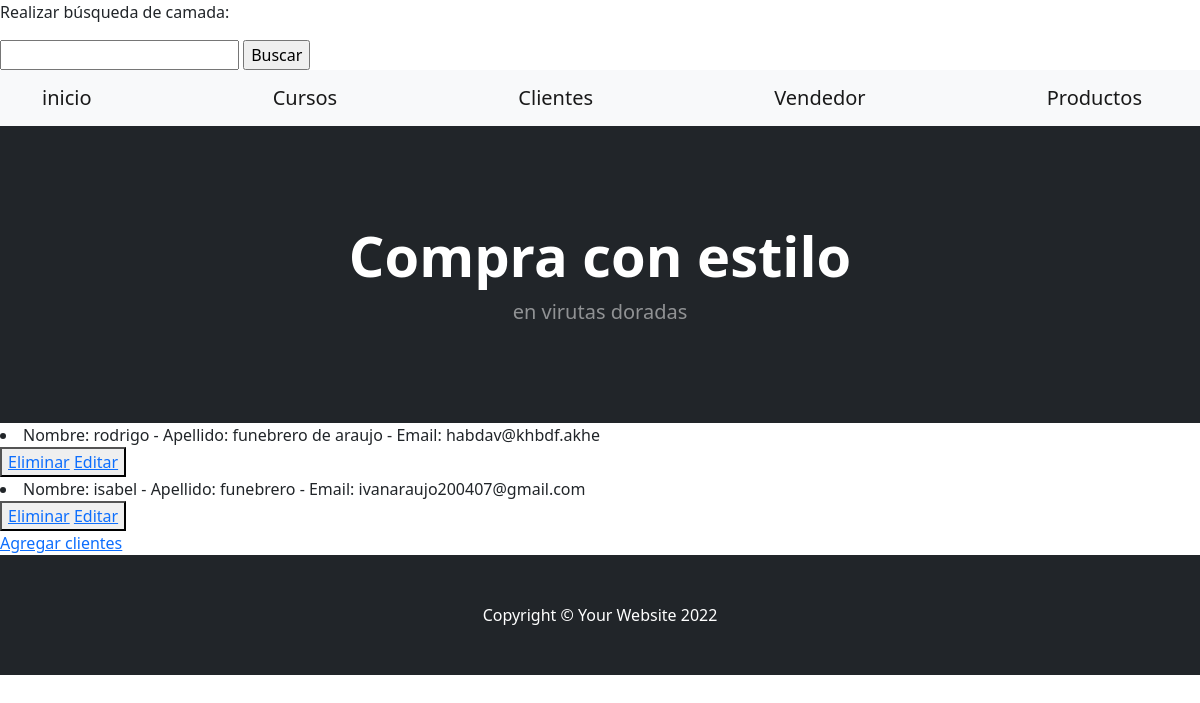
Screenshot of /App1/leerclientes/ with the database file from the repository.
### App1/models.py (models this page shows)
class estudiante (models.Model):
    nombre =models.CharField(max_length=30)           #ESTO CORRESPONDE A LO QUE AHORA ES ---CLIENTES---
    apellido = models.CharField(max_length=30)
    email = models.EmailField()
    def __str__(self):
        return f"Nombre: {self.nombre} - Apellido: {self.apellido} - Email: {self.email}"

### App1/views.py (the view)
# urls.py: path('leerclientes/', views.leerclientes, name= 'Leerclientes'),
def leerclientes (request):
    clientes = estudiante.objects.all()
    contexto = {"clientes": clientes}
    return render (request, "leerclientes.html", contexto)

### App1/template/leerclientes.html
{% extends 'padre.html' %}
{% load static %}
{% block contenidoquecambia %}
    {% for p in clientes %}
    <li>{{p}}</li>
    <button>
        <a href="{% url 'Eliminarcliente' p.nombre %}">Eliminar</a>
        <a href="{% url 'Editarcliente' p.nombre %}">Editar</a>
    </button>
{% endfor %}
<br>
<a href="clientes">Agregar clientes</a>
{% endblock %}

### rows the page displays
estudiante: nombre+apellido+email "Nombre: rodrigo - Apellido: funebrero de araujo - Email: habdav@khbdf.akhe"
estudiante: nombre+apellido+email "Nombre: isabel - Apellido: funebrero - Email: ivanaraujo200407@gmail.com"
